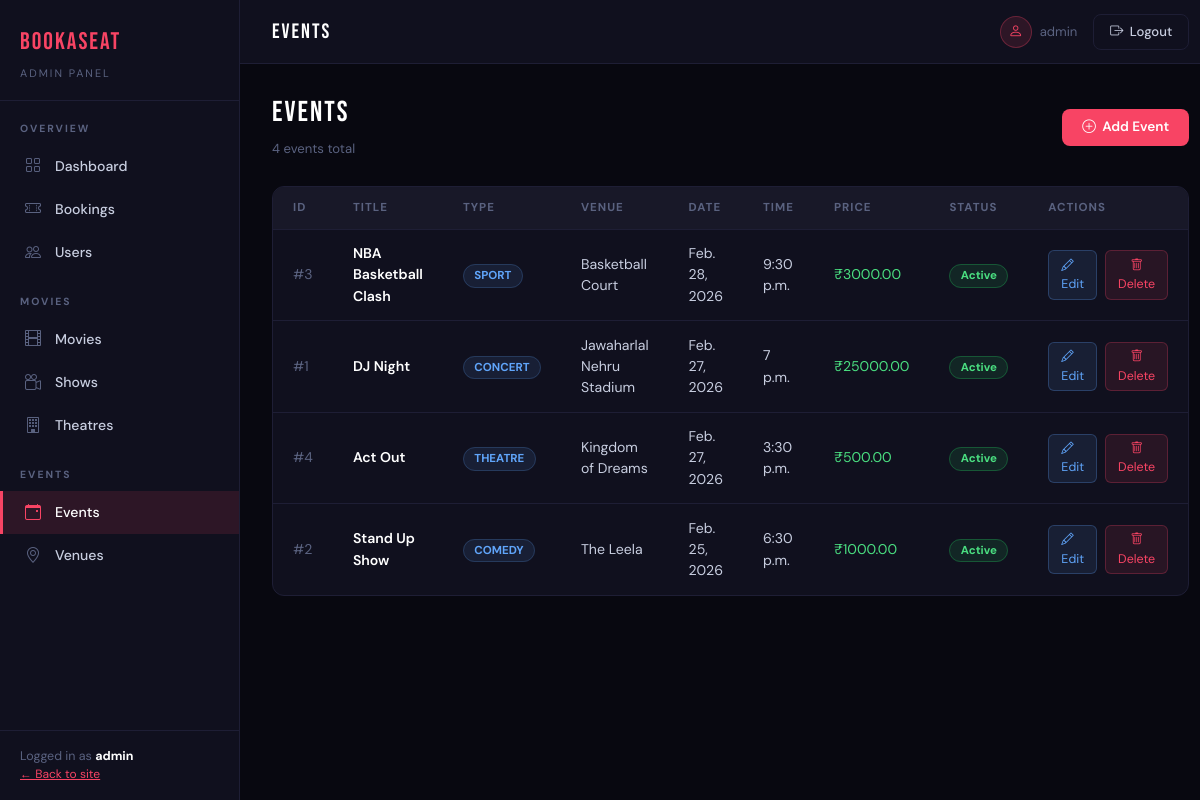
The page /dashboard/events/ (signed in) on the database its author committed.
### events/models.py (models this page shows, shortened)
class Event(models.Model):
    title = models.CharField(max_length=255)
    event_type = models.CharField(max_length=20, choices=EVENT_TYPE_CHOICES, default='other')
    description = models.TextField(blank=True)
    venue = models.ForeignKey(Venue, on_delete=models.SET_NULL, null=True, related_name='events')
    event_date = models.DateField()
    event_time = models.TimeField()
    price = models.DecimalField(max_digits=8, decimal_places=2)
    total_seats = models.PositiveIntegerField(default=100)
    available_seats = models.PositiveIntegerField(default=100)
    poster = models.ImageField(upload_to='events/posters/', blank=True, null=True)
    language = models.CharField(max_length=50, blank=True)
    is_active = models.BooleanField(default=True)
    created_at = models.DateTimeField(auto_now_add=True)

class Venue(models.Model):
    name = models.CharField(max_length=255)
    city = models.CharField(max_length=100)
    address = models.TextField()
    capacity = models.PositiveIntegerField(default=0)

### dashboard/views.py (the view)
# urls.py: path('events/', views.event_list, name='dashboard_events'),
@staff_member_required(login_url='login')
def event_list(request):
    events = Event.objects.select_related('venue').order_by('-event_date')
    return render(request, 'dashboard/events/list.html', {
        'events': events, 'section': 'events'
    })

### dashboard/templates/dashboard/events/list.html (shortened to what this page needs)
{% extends 'dashboard/base.html' %}
{% block topbar_title %}EVENTS{% endblock %}
{% block content %}
<div class="page-heading">
  <div><h1>EVENTS</h1><p>{{ events|length }} event{{ events|length|pluralize }} total</p></div>
  <a href="{% url 'dashboard_event_add' %}" class="btn-red"><i class="bi bi-plus-circle"></i> Add Event</a>
</div>
<div class="dash-table">
  <table class="admin-table">
    <thead>
      <tr><th>ID</th><th>Title</th><th>Type</th><th>Venue</th><th>Date</th><th>Time</th><th>Price</th><th>Status</th><th>Actions</th></tr>
    </thead>
    <tbody>
      {% for event in events %}
        <tr>
          <td style="color:var(--muted);">#{{ event.id }}</td>
          <td style="font-weight:600; color:#fff;">{{ event.title }}</td>
          <td><span class="badge-type">{{ event.get_event_type_display }}</span></td>
          <td>{{ event.venue.name|default:"—" }}</td>
          <td>{{ event.event_date }}</td>
          <td>{{ event.event_time }}</td>
          <td style="color:#4ade80;">₹{{ event.price }}</td>
          <td>
            {% if event.is_active %}
              <span class="badge-active">Active</span>
            {% else %}
              <span class="badge-inactive">Inactive</span>
            {% endif %}
          </td>
          <td>
            <div style="display:flex; gap:0.5rem;">
              <a href="{% url 'dashboard_event_edit' event.id %}" class="btn-edit-sm"><i class="bi bi-pencil"></i> Edit</a>
              <form method="post" action="{% url 'dashboard_event_delete' event.id %}" style="display:inline;" onsubmit="return confirm('Delete {{ event.title }}?')">
                <button type="submit" class="btn-danger-sm"><i class="bi bi-trash"></i> Delete</button>
              </form>
            </div>
          </td>
        </tr>
      {% empty %}
        <tr><td colspan="9" style="color:var(--muted); text-align:center; padding:2rem;">No events yet. <a href="{% url 'dashboard_event_add' %}" style="color:var(--red);">Add one →</a></td></tr>
      {% endfor %}
    </tbody>
  </table>
</div>
{% endblock %}

### dashboard/templates/dashboard/base.html (shortened to what this page needs)
<!DOCTYPE html>
<html lang="en">
<head>
  <link href="https://cdn.jsdelivr.net/npm/bootstrap@5.3.2/dist/css/bootstrap.min.css" rel="stylesheet" />
  <link href="https://cdn.jsdelivr.net/npm/bootstrap-icons@1.11.3/font/bootstrap-icons.min.css" rel="stylesheet" />
</head>
<body>
<aside class="sidebar">
  <a href="{% url 'dashboard_home' %}" class="sidebar-brand">
    <span class="logo">BookASeat</span>
    <span class="sub">Admin Panel</span>
  </a>
  <div class="sidebar-section">
    <div class="sidebar-label">Overview</div>
    <a href="{% url 'dashboard_home' %}" class="sidebar-link {% if section == 'home' %}active{% endif %}">
      <i class="bi bi-grid"></i> Dashboard
    </a>
    <a href="{% url 'dashboard_bookings' %}" class="sidebar-link {% if section == 'bookings' %}active{% endif %}">
      <i class="bi bi-ticket-perforated"></i> Bookings
    </a>
    <a href="{% url 'dashboard_users' %}" class="sidebar-link {% if section == 'users' %}active{% endif %}">
      <i class="bi bi-people"></i> Users
    </a>
  </div>
  <div class="sidebar-section">
    <div class="sidebar-label">Movies</div>
    <a href="{% url 'dashboard_movies' %}" class="sidebar-link {% if section == 'movies' %}active{% endif %}">
      <i class="bi bi-film"></i> Movies
    </a>
    <a href="{% url 'dashboard_shows' %}" class="sidebar-link {% if section == 'shows' %}active{% endif %}">
      <i class="bi bi-camera-reels"></i> Shows
    </a>
    <a href="{% url 'dashboard_theatres' %}" class="sidebar-link {% if section == 'theatres' %}active{% endif %}">
      <i class="bi bi-building"></i> Theatres
    </a>
  </div>
  <div class="sidebar-section">
    <div class="sidebar-label">Events</div>
    <a href="{% url 'dashboard_events' %}" class="sidebar-link {% if section == 'events' %}active{% endif %}">
      <i class="bi bi-calendar-event"></i> Events
    </a>
    <a href="{% url 'dashboard_venues' %}" class="sidebar-link {% if section == 'venues' %}active{% endif %}">
      <i class="bi bi-geo-alt"></i> Venues
    </a>
  </div>
  <div class="sidebar-footer">
    <div>Logged in as <strong style="color:#fff;">{{ request.user.username }}</strong></div>
    <a href="{% url 'movie_list' %}" style="color:var(--red); font-size:0.75rem;">← Back to site</a>
  </div>
</aside>
<div class="main-wrap">
  <div class="topbar">
    <div class="topbar-title">{% block topbar_title %}Dashboard{% endblock %}</div>
    <div class="topbar-right">
      <div class="topbar-user">
        <div class="topbar-avatar"><i class="bi bi-person"></i></div>
        <span>{{ request.user.username }}</span>
      </div>
      <form method="post" action="{% url 'logout' %}" style="display:inline;">
        <button type="submit" class="btn-ghost" style="cursor:pointer;">
            <i class="bi bi-box-arrow-right"></i> Logout
        </button>
        </form>
    </div>
  </div>
  <div class="page-content">
    {% block content %}{% endblock %}
  </div>
</div>
</body>
</html>

### rows shown on the page
Event: id "3", title "NBA Basketball Clash", event_type "SPORT", venue.name "Basketball Court", event_date "Feb. 28, 2026", event_time "9:30 p.m.", price "3000.00", is_active "Active"
Event: id "1", title "DJ Night", event_type "CONCERT", venue.name "Jawaharlal Nehru Stadium", event_date "Feb. 27, 2026", event_time "7 p.m.", price "25000.00", is_active "Active"
Event: id "4", title "Act Out", event_type "THEATRE", venue.name "Kingdom of Dreams", event_date "Feb. 27, 2026", event_time "3:30 p.m.", price "500.00", is_active "Active"
Event: id "2", title "Stand Up Show", event_type "COMEDY", venue.name "The Leela", event_date "Feb. 25, 2026", event_time "6:30 p.m.", price "1000.00", is_active "Active"

### other values the page prints
{{ request.user.username }} "admin"
{{ events|length }} "4"
